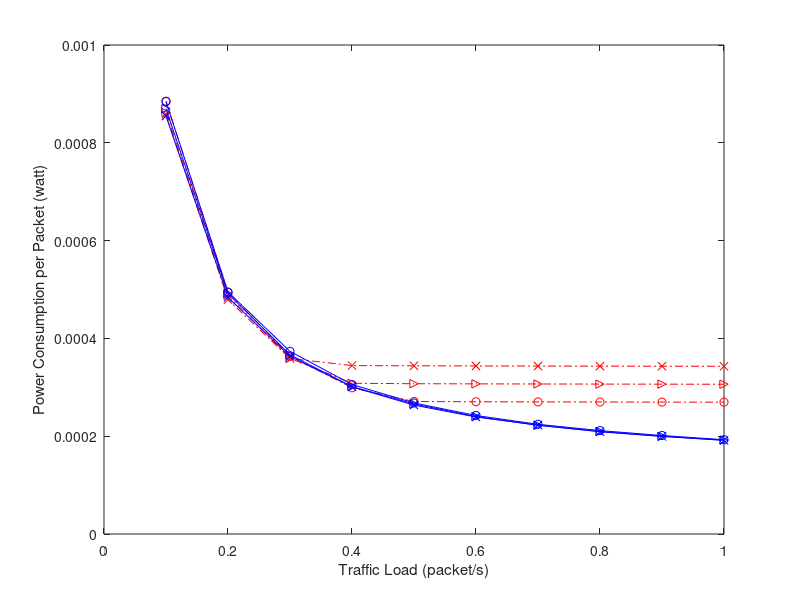

This chart was generated by the following MATLAB code: (Note: this script raises an error after producing the figure.)
% Plot network energy consumption per packet, from 1hop - 10 hops
% \xi = 14, 17, 20, traffic load: 0.1:0.1:1
% PRI-basic, PRI-ASM (adaptive schedule maintaince)
basic=[0.000885133	0.000493923	0.000363828	0.000299035	0.000270975	0.000270417	0.000270154	0.000269922	0.000269741	0.000269584;
0.000862079	0.000488153	0.000359278	0.000308227	0.000307344	0.000307023	0.00030679	0.000306587	0.000306422	0.000306268;
0.000858102	0.000479316	0.000358865	0.000344422	0.000343961	0.000343661	0.000343451	0.000343259	0.00034311	0.000343];

asm=[0.000884371	0.00049491	0.000373515	0.000305755	0.000267903	0.000242353	0.000224341	0.000211507	0.000201399	0.00019285;
0.000869765	0.000491636	0.000366482	0.000301402	0.000265899	0.000240207	0.00022224	0.000209721	0.000199788	0.000192106;
0.000854622	0.000483851	0.00036322	0.000301019	0.00026356	0.000239271	0.00022274	0.000209014	0.000199612	0.000191437];


figure;
hold off;
arrival_rate=0.1:0.1:1;
plot(arrival_rate,basic(1,:),'ro-.');
hold on;
plot(arrival_rate,basic(2,:),'r>-.');
plot(arrival_rate,basic(3,:),'rx-.');


plot(arrival_rate,asm(1,:),'bo-');
plot(arrival_rate,asm(2,:),'b>-');
plot(arrival_rate,asm(3,:),'bx-');

% set(gca,'XTick',0.05:0.05:0.5);
% set(gca,'XTickLabel',0.05:0.05:0.5);
%set(gca,'Xdir','reverse')
% axis([0.05 0.5 20 250]);
xlabel('Traffic Load (packet/s)');
ylabel('Power Consumption per Packet (watt)');
legend('PRI-basic, {{\it{\xi}} = 14}','PRI-basic, {{\it{\xi}} = 18}','PRI-basic, {{\it{\xi}} = 22}', ...
    'PRI-ASM, {{\it{\xi}} = 14}','PRI-ASM, {{\it{\xi}} = 18}','PRI-ASM, {{\it{\xi}} = 22}',1);
% grid on;